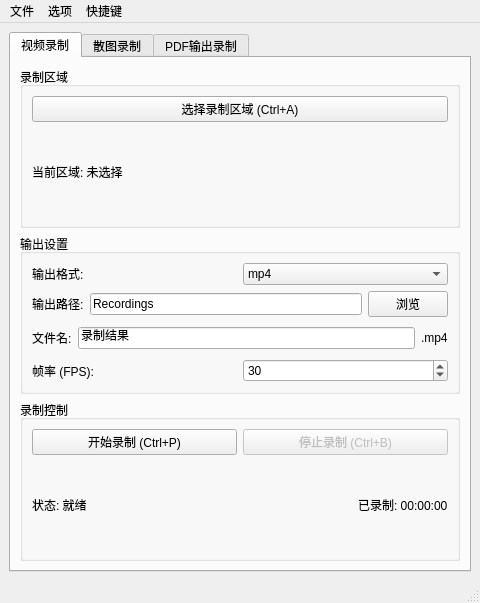
<?xml version="1.0" encoding="UTF-8"?>
<ui version="4.0">
 <class>MainWindow</class>
 <widget class="QMainWindow" name="MainWindow">
  <property name="geometry">
   <rect>
    <x>0</x>
    <y>0</y>
    <width>480</width>
    <height>600</height>
   </rect>
  </property>
  <property name="windowTitle">
   <string>屏幕录制器</string>
  </property>
  <widget class="QWidget" name="centralwidget">
   <layout class="QVBoxLayout" name="verticalLayout">
    <item>
     <widget class="QTabWidget" name="modeTabWidget">
      <property name="currentIndex">
       <number>0</number>
      </property>
      <property name="tabsClosable">
       <bool>false</bool>
      </property>
      <widget class="QWidget" name="videoTab">
       <attribute name="icon">
        <iconset>
         <normaloff>.</normaloff>.</iconset>
       </attribute>
       <attribute name="title">
        <string>视频录制</string>
       </attribute>
       <layout class="QVBoxLayout" name="verticalLayout_5">
        <item>
         <widget class="QGroupBox" name="regionGroupBox">
          <property name="title">
           <string>录制区域</string>
          </property>
          <layout class="QVBoxLayout" name="verticalLayout_2">
           <item>
            <widget class="QPushButton" name="selectRegionBtn">
             <property name="text">
              <string>选择录制区域 (Ctrl+A)</string>
             </property>
            </widget>
           </item>
           <item>
            <layout class="QHBoxLayout" name="horizontalLayout">
             <item>
              <widget class="QLabel" name="regionLabel">
               <property name="text">
                <string>当前区域: 未选择</string>
               </property>
              </widget>
             </item>
            </layout>
           </item>
          </layout>
         </widget>
        </item>
        <item>
         <widget class="QGroupBox" name="outputGroupBox">
          <property name="title">
           <string>输出设置</string>
          </property>
          <layout class="QVBoxLayout" name="verticalLayout_3">
           <item>
            <layout class="QHBoxLayout" name="horizontalLayout_2">
             <item>
              <widget class="QLabel" name="formatLabel">
               <property name="text">
                <string>输出格式:</string>
               </property>
              </widget>
             </item>
             <item>
              <widget class="QComboBox" name="formatComboBox">
               <item>
                <property name="text">
                 <string>mp4</string>
                </property>
               </item>
               <item>
                <property name="text">
                 <string>avi</string>
                </property>
               </item>
               <item>
                <property name="text">
                 <string>mkv</string>
                </property>
               </item>
               <item>
                <property name="text">
                 <string>mov</string>
                </property>
               </item>
              </widget>
             </item>
            </layout>
           </item>
           <item>
            <layout class="QHBoxLayout" name="horizontalLayout_3">
             <item>
              <widget class="QLabel" name="pathLabel">
               <property name="text">
                <string>输出路径:</string>
               </property>
              </widget>
             </item>
             <item>
              <widget class="QLineEdit" name="outputPathLineEdit">
               <property name="text">
                <string>Recordings</string>
               </property>
              </widget>
             </item>
             <item>
              <widget class="QPushButton" name="browsePathBtn">
               <property name="text">
                <string>浏览</string>
               </property>
              </widget>
             </item>
            </layout>
           </item>
           <item>
            <layout class="QHBoxLayout" name="horizontalLayout_4">
             <item>
              <widget class="QLabel" name="fileNameLabel">
               <property name="text">
                <string>文件名:</string>
               </property>
              </widget>
             </item>
             <item>
              <widget class="QLineEdit" name="outputFileNameLineEdit">
               <property name="text">
                <string>录制结果</string>
               </property>
              </widget>
             </item>
             <item>
              <widget class="QLabel" name="extensionLabel">
               <property name="text">
                <string>.mp4</string>
               </property>
              </widget>
             </item>
            </layout>
           </item>
           <item>
            <layout class="QHBoxLayout" name="horizontalLayout_5">
             <item>
              <widget class="QLabel" name="fpsLabel">
               <property name="text">
                <string>帧率 (FPS):</string>
               </property>
              </widget>
             </item>
             <item>
              <widget class="QSpinBox" name="fpsSpinBox">
               <property name="value">
                <number>30</number>
               </property>
              </widget>
             </item>
            </layout>
           </item>
          </layout>
         </widget>
        </item>
        <item>
         <widget class="QGroupBox" name="controlGroupBox">
          <property name="title">
           <string>录制控制</string>
          </property>
          <layout class="QVBoxLayout" name="verticalLayout_4">
           <item>
            <layout class="QHBoxLayout" name="horizontalLayout_6">
             <item>
              <widget class="QPushButton" name="startBtn">
               <property name="enabled">
                <bool>true</bool>
               </property>
               <property name="text">
                <string>开始录制 (Ctrl+P)</string>
               </property>
              </widget>
             </item>
             <item>
              <widget class="QPushButton" name="stopBtn">
               <property name="enabled">
                <bool>false</bool>
               </property>
               <property name="text">
                <string>停止录制 (Ctrl+B)</string>
               </property>
              </widget>
             </item>
            </layout>
           </item>
           <item>
            <layout class="QHBoxLayout" name="horizontalLayout_7">
             <item>
              <widget class="QLabel" name="statusLabel">
               <property name="text">
                <string>状态: 就绪</string>
               </property>
              </widget>
             </item>
             <item>
              <spacer name="horizontalSpacer">
               <property name="orientation">
                <enum>Qt::Orientation::Horizontal</enum>
               </property>
               <property name="sizeHint" stdset="0">
                <size>
                 <width>40</width>
                 <height>20</height>
                </size>
               </property>
              </spacer>
             </item>
             <item>
              <widget class="QLabel" name="durationLabel">
               <property name="text">
                <string>已录制: 00:00:00</string>
               </property>
              </widget>
             </item>
            </layout>
           </item>
          </layout>
         </widget>
        </item>
       </layout>
      </widget>
      <widget class="QWidget" name="imageTab">
       <attribute name="title">
        <string>散图录制</string>
       </attribute>
       <layout class="QVBoxLayout" name="verticalLayout_6">
        <item>
         <widget class="QGroupBox" name="imageRegionGroupBox">
          <property name="title">
           <string>截图区域</string>
          </property>
          <layout class="QVBoxLayout" name="verticalLayout_7">
           <item>
            <widget class="QPushButton" name="imageSelectRegionBtn">
             <property name="text">
              <string>选择截图区域 (Ctrl+A)</string>
             </property>
            </widget>
           </item>
           <item>
            <layout class="QHBoxLayout" name="horizontalLayout_8">
             <item>
              <widget class="QLabel" name="imageRegionLabel">
               <property name="text">
                <string>当前区域: 未选择</string>
               </property>
              </widget>
             </item>
            </layout>
           </item>
          </layout>
         </widget>
        </item>
        <item>
         <widget class="QGroupBox" name="imageOutputGroupBox">
          <property name="title">
           <string>输出设置</string>
          </property>
          <layout class="QVBoxLayout" name="verticalLayout_8">
           <item>
            <layout class="QHBoxLayout" name="horizontalLayout_9">
             <item>
              <widget class="QLabel" name="imageFormatLabel">
               <property name="text">
                <string>输出格式:</string>
               </property>
              </widget>
             </item>
             <item>
              <widget class="QComboBox" name="imageFormatComboBox">
               <item>
                <property name="text">
                 <string>png</string>
                </property>
               </item>
               <item>
                <property name="text">
                 <string>jpg</string>
                </property>
               </item>
               <item>
                <property name="text">
                 <string>bmp</string>
                </property>
               </item>
              </widget>
             </item>
            </layout>
           </item>
           <item>
            <layout class="QHBoxLayout" name="horizontalLayout_10">
             <item>
              <widget class="QLabel" name="imagePathLabel">
               <property name="text">
                <string>输出路径:</string>
               </property>
              </widget>
             </item>
             <item>
              <widget class="QLineEdit" name="imagePathLineEdit">
               <property name="text">
                <string>Recordings</string>
               </property>
              </widget>
             </item>
             <item>
              <widget class="QPushButton" name="imageBrowsePathBtn">
               <property name="text">
                <string>浏览</string>
               </property>
              </widget>
             </item>
            </layout>
           </item>
           <item>
            <layout class="QHBoxLayout" name="horizontalLayout_11">
             <item>
              <widget class="QLabel" name="imageFileNameLabel">
               <property name="text">
                <string>文件夹名:</string>
               </property>
              </widget>
             </item>
             <item>
              <widget class="QLineEdit" name="imageFileNameLineEdit">
               <property name="text">
                <string>截图</string>
               </property>
              </widget>
             </item>
            </layout>
           </item>
          </layout>
         </widget>
        </item>
        <item>
         <widget class="QGroupBox" name="imageControlGroupBox">
          <property name="title">
           <string>截图控制</string>
          </property>
          <layout class="QVBoxLayout" name="verticalLayout_9">
           <item>
            <widget class="QGroupBox" name="manualGroupBox">
             <property name="title">
              <string>手动模式</string>
             </property>
             <layout class="QVBoxLayout" name="verticalLayout_14">
              <item>
               <layout class="QHBoxLayout" name="horizontalLayout_manualButtons">
                <item>
                 <widget class="QPushButton" name="manualStartBtn">
                  <property name="text">
                   <string>开始</string>
                  </property>
                 </widget>
                </item>
                <item>
                 <widget class="QPushButton" name="manualStopBtn">
                  <property name="enabled">
                   <bool>false</bool>
                  </property>
                  <property name="text">
                   <string>结束</string>
                  </property>
                 </widget>
                </item>
               </layout>
              </item>
              <item>
               <widget class="QPushButton" name="captureBtn">
                <property name="text">
                 <string>截取图片 (Enter)</string>
                </property>
               </widget>
              </item>
             </layout>
            </widget>
           </item>
           <item>
            <widget class="QGroupBox" name="autoGroupBox">
             <property name="title">
              <string>自动模式</string>
             </property>
             <layout class="QVBoxLayout" name="verticalLayout_15">
              <item>
               <layout class="QHBoxLayout" name="horizontalLayout_12">
                <item>
                 <widget class="QPushButton" name="autoStartBtn">
                  <property name="text">
                   <string>开始录制 (Ctrl+P)</string>
                  </property>
                 </widget>
                </item>
                <item>
                 <widget class="QPushButton" name="autoStopBtn">
                  <property name="enabled">
                   <bool>false</bool>
                  </property>
                  <property name="text">
                   <string>停止录制 (Ctrl+B)</string>
                  </property>
                 </widget>
                </item>
               </layout>
              </item>
              <item>
               <layout class="QHBoxLayout" name="horizontalLayout_13">
                <item>
                 <widget class="QLabel" name="frameIntervalLabel">
                  <property name="text">
                   <string>时间间隔 (秒):</string>
                  </property>
                 </widget>
                </item>
                <item>
                 <widget class="QDoubleSpinBox" name="frameIntervalSpinBox">
                  <property name="minimum">
                   <double>0.000000000000000</double>
                  </property>
                  <property name="maximum">
                   <double>100.000000000000000</double>
                  </property>
                  <property name="singleStep">
                   <double>5.000000000000000</double>
                  </property>
                  <property name="value">
                   <double>1.000000000000000</double>
                  </property>
                 </widget>
                </item>
               </layout>
              </item>
             </layout>
            </widget>
           </item>
           <item>
            <widget class="QLabel" name="imageStatusLabel">
             <property name="text">
              <string>状态: 就绪</string>
             </property>
            </widget>
           </item>
          </layout>
         </widget>
        </item>
       </layout>
      </widget>
      <widget class="QWidget" name="pdfTab">
       <attribute name="title">
        <string>PDF输出录制</string>
       </attribute>
       <layout class="QVBoxLayout" name="verticalLayout_10">
        <item>
         <widget class="QGroupBox" name="pdfRegionGroupBox">
          <property name="title">
           <string>PDF 区域</string>
          </property>
          <layout class="QVBoxLayout" name="verticalLayout_11">
           <item>
            <widget class="QPushButton" name="pdfSelectRegionBtn">
             <property name="text">
              <string>选择 PDF 区域 (Ctrl+A)</string>
             </property>
            </widget>
           </item>
           <item>
            <layout class="QHBoxLayout" name="horizontalLayout_14">
             <item>
              <widget class="QLabel" name="pdfRegionLabel">
               <property name="text">
                <string>当前区域: 未选择</string>
               </property>
              </widget>
             </item>
            </layout>
           </item>
          </layout>
         </widget>
        </item>
        <item>
         <widget class="QGroupBox" name="pdfOutputGroupBox">
          <property name="title">
           <string>输出设置</string>
          </property>
          <layout class="QVBoxLayout" name="verticalLayout_12">
           <item>
            <layout class="QHBoxLayout" name="horizontalLayout_15">
             <item>
              <widget class="QLabel" name="pdfPathLabel">
               <property name="text">
                <string>输出路径:</string>
               </property>
              </widget>
             </item>
             <item>
              <widget class="QLineEdit" name="pdfPathLineEdit">
               <property name="text">
                <string>Recordings</string>
               </property>
              </widget>
             </item>
             <item>
              <widget class="QPushButton" name="pdfBrowsePathBtn">
               <property name="text">
                <string>浏览</string>
               </property>
              </widget>
             </item>
            </layout>
           </item>
           <item>
            <layout class="QHBoxLayout" name="horizontalLayout_16">
             <item>
              <widget class="QLabel" name="pdfFileNameLabel">
               <property name="text">
                <string>文件名:</string>
               </property>
              </widget>
             </item>
             <item>
              <widget class="QLineEdit" name="pdfFileNameLineEdit">
               <property name="text">
                <string>输出</string>
               </property>
              </widget>
             </item>
             <item>
              <widget class="QLabel" name="pdfExtensionLabel">
               <property name="text">
                <string>.pdf</string>
               </property>
              </widget>
             </item>
            </layout>
           </item>
          </layout>
         </widget>
        </item>
        <item>
         <widget class="QGroupBox" name="pdfControlGroupBox">
          <property name="title">
           <string>PDF 控制区域</string>
          </property>
          <layout class="QVBoxLayout" name="verticalLayout_13">
           <item>
            <widget class="QGroupBox" name="pdfManualGroupBox">
             <property name="title">
              <string>手动模式</string>
             </property>
             <layout class="QVBoxLayout" name="verticalLayout_16">
              <item>
               <layout class="QHBoxLayout" name="horizontalLayout_pdfManualButtons">
                <item>
                 <widget class="QPushButton" name="pdfManualStartBtn">
                  <property name="text">
                   <string>开始</string>
                  </property>
                 </widget>
                </item>
                <item>
                 <widget class="QPushButton" name="pdfManualStopBtn">
                  <property name="enabled">
                   <bool>false</bool>
                  </property>
                  <property name="text">
                   <string>结束</string>
                  </property>
                 </widget>
                </item>
               </layout>
              </item>
              <item>
               <widget class="QPushButton" name="pdfCaptureBtn">
                <property name="text">
                 <string>截取按钮 (Enter)</string>
                </property>
               </widget>
              </item>
             </layout>
            </widget>
           </item>
           <item>
            <widget class="QGroupBox" name="pdfAutoGroupBox">
             <property name="title">
              <string>自动模式</string>
             </property>
             <layout class="QVBoxLayout" name="verticalLayout_17">
              <item>
               <layout class="QHBoxLayout" name="horizontalLayout_17">
                <item>
                 <widget class="QPushButton" name="pdfAutoStartBtn">
                  <property name="text">
                   <string>开始录制 (Ctrl+P)</string>
                  </property>
                 </widget>
                </item>
                <item>
                 <widget class="QPushButton" name="pdfAutoStopBtn">
                  <property name="enabled">
                   <bool>false</bool>
                  </property>
                  <property name="text">
                   <string>停止录制 (Ctrl+B)</string>
                  </property>
                 </widget>
                </item>
               </layout>
              </item>
              <item>
               <layout class="QHBoxLayout" name="horizontalLayout_18">
                <item>
                 <widget class="QLabel" name="pdfFrameIntervalLabel">
                  <property name="text">
                   <string>时间间隔 (秒):</string>
                  </property>
                 </widget>
                </item>
                <item>
                 <widget class="QDoubleSpinBox" name="pdfFrameIntervalSpinBox">
                  <property name="minimum">
                   <double>0.000000000000000</double>
                  </property>
                  <property name="maximum">
                   <double>100.000000000000000</double>
                  </property>
                  <property name="singleStep">
                   <double>5.000000000000000</double>
                  </property>
                  <property name="value">
                   <double>1.000000000000000</double>
                  </property>
                 </widget>
                </item>
               </layout>
              </item>
             </layout>
            </widget>
           </item>
           <item>
            <widget class="QLabel" name="pdfStatusLabel">
             <property name="text">
              <string>状态: 就绪</string>
             </property>
            </widget>
           </item>
          </layout>
         </widget>
        </item>
       </layout>
      </widget>
     </widget>
    </item>
   </layout>
  </widget>
  <widget class="QMenuBar" name="menubar">
   <property name="geometry">
    <rect>
     <x>0</x>
     <y>0</y>
     <width>480</width>
     <height>17</height>
    </rect>
   </property>
   <widget class="QMenu" name="menu_File">
    <property name="title">
     <string>文件</string>
    </property>
    <addaction name="actionExit"/>
   </widget>
   <widget class="QMenu" name="menu_Options">
    <property name="title">
     <string>选项</string>
    </property>
    <addaction name="actionAlwaysOnTop"/>
   </widget>
   <widget class="QMenu" name="menu_Shortcuts">
    <property name="title">
     <string>快捷键</string>
    </property>
    <addaction name="actionSelectRegion"/>
   </widget>
   <addaction name="menu_File"/>
   <addaction name="menu_Options"/>
   <addaction name="menu_Shortcuts"/>
  </widget>
  <widget class="QStatusBar" name="statusbar"/>
  <action name="actionExit">
   <property name="text">
    <string>退出</string>
   </property>
  </action>
  <action name="actionAlwaysOnTop">
   <property name="checkable">
    <bool>true</bool>
   </property>
   <property name="text">
    <string>保持置顶</string>
   </property>
  </action>
  <action name="actionSelectRegion">
   <property name="text">
    <string>选择录制区域</string>
   </property>
   <property name="shortcut">
    <string>Ctrl+A</string>
   </property>
  </action>
 </widget>
 <resources/>
 <connections/>
</ui>
